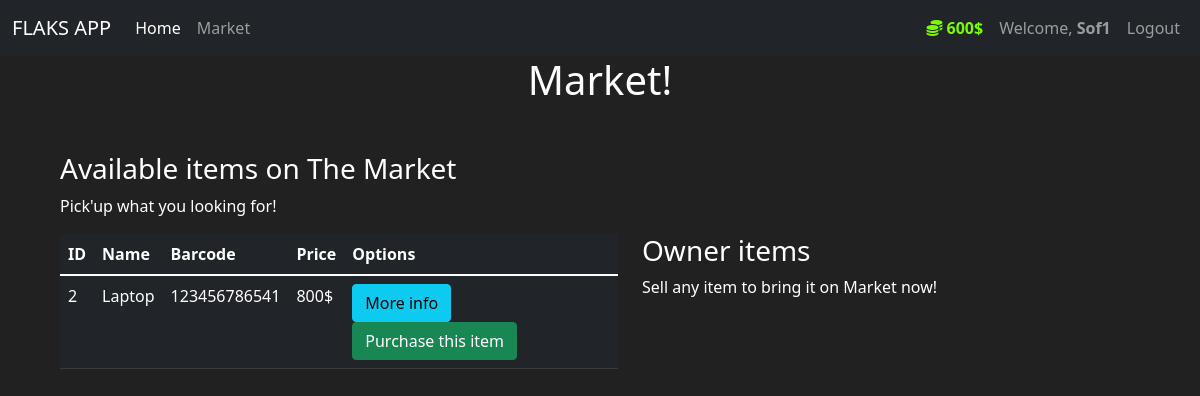
Before: /market (signed in) with the older database file.
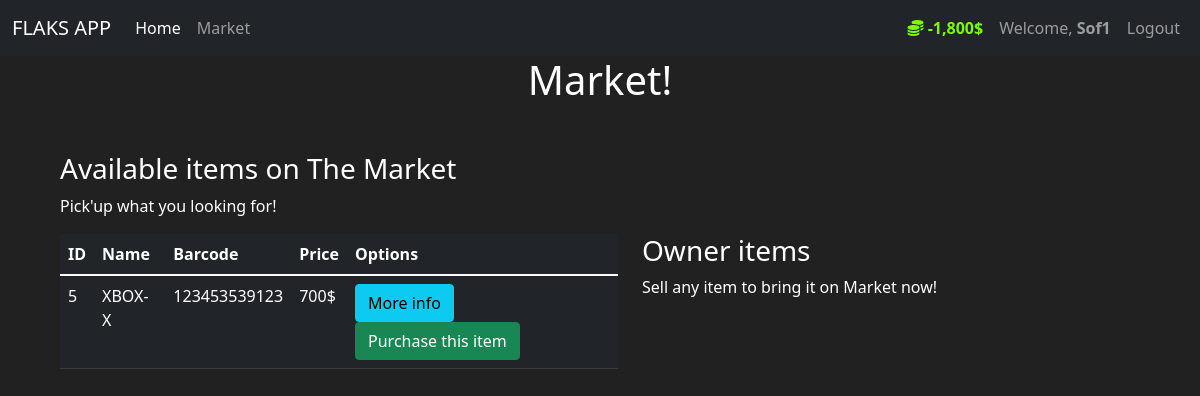
After: the same page with the newer database file.
### market/model.py (models this page shows, shortened)
class User(db.Model, UserMixin):
    id = db.Column(db.Integer(), primary_key=True)
    username = db.Column(db.String(length=30), nullable=False, unique=True)
    email = db.Column(db.String(length=50), nullable=False, unique=True)
    hash_password = db.Column(db.String(length=60), nullable=False)
    budget = db.Column(db.Integer(), nullable=False, default=1000)
    items = db.relationship('Item', backref='owner_user', lazy=True)# RELATIONSHIP TO CONNECT OTHER TABLE
    @property
    def prettier_budget(self):
        if len(str(self.budget)) >= 4:
            return f'{str(self.budget)[:-3]},{str(self.budget)[-3:]}$'
        else:
            return f'{self.budget}$'
    @property
    def password(self):
        return self.password

class Item(db.Model):
    id = db.Column(db.Integer(), primary_key=True)
    product = db.Column(db.String(length=30), nullable=False, unique=True)
    price = db.Column(db.Integer(), nullable=False)
    barcode = db.Column(db.String(length=12), nullable=False, unique=True)
    description = db.Column(db.String(length=1024), nullable=False, unique=True)
    owner = db.Column(db.Integer(), db.ForeignKey('user.id')) # FOREIGNKEY

### market/route.py (the view, shortened to what this page needs)
@app.route("/market", methods=['GET','POST']) # MARKET
@login_required # for require user to log before visted the page!
def market_page():
    purchase_form = BuyForm()
    if request.method == "GET":
        items = Item.query.filter_by(owner=None) # ALL ITEMS WITH NONE OWNER
    return render_template('market.html', items=items, purchase_form=purchase_form)

### market/model.py (called while the page is built)
@login_manager.user_loader
def load_user(user_id):
    return User.query.get(int(user_id))

### market/Templates/market.html (shortened to what this page needs)
{% extends 'layout.html' %}
{% block body %}
<h1 class="text-center">Market!</h1>
<div class="row ms-5 mt-5">
  <h3>Available items on The Market</h3>
  <p>Pick'up what you looking for!</p>
  <br>
  <div class="col-6">
    <table class="table table-hover table-dark">
      <thead>
        <tr>
          <th scop="col">ID</th>
          <th scop="col">Name</th>
          <th scop="col">Barcode</th>
          <th scop="col">Price</th>
          <th scop="col">Options</th>
        </tr>
        <tbody>
          {% for item in items %}
              <tr>
                <td>{{ item.id }}</td>
                <td>{{ item.product }}</td>
                <td>{{ item.barcode }}</td>
                <td>{{ item.price }}$</td>
                <td>
                  <button class="btn btn-outline btn-info" data-bs-toggle="modal" data-bs-target="#staticBackdrop-{{ item.id }}">More info</button>
                  <button class="btn btn-outline btn-success" data-bs-toggle="modal" data-bs-target="#staticBackdrop2-{{ item.id }}">Purchase this item</button>
                </td>
              </tr>
            {% endfor %}
          </tbody>
       </thead>
     </table>
    </div>
    <div class="col-4">
      <h3>Owner items</h3>
      <p>Sell any item to bring it on Market now!</p>
      <br>
    </div>
  </div>
{% endblock %}

### market/Templates/layout.html (shortened to what this page needs)
<!DOCTYPE html>
<html lang="en">
<head>
    <link href="https://cdn.jsdelivr.net/npm/bootstrap@5.1.3/dist/css/bootstrap.min.css" rel="stylesheet">
    <link rel="stylesheet" href="{{ url_for('static', filename='style.css')}}">
</head>
<body>
    <nav class="navbar navbar-expand-lg navbar-dark bg-dark">
        <div class="container-fluid">
          <a class="navbar-brand" href="#">FLAKS APP</a>
          <div class="collapse navbar-collapse d-flex justify-content-between" id="navbarNavAltMarkup">
            <div class="navbar-nav">
              <a class="nav-link active" href="{{ url_for('home_page') }}">Home</a>
              <a class="nav-link" href="{{ url_for('market_page') }}">Market</a>
            </div>
            {% if current_user.is_authenticated %}
              <div class="navbar-nav">
                <a class="nav-link" style="color: lawngreen; font-weight: bold">
                  <i class="fas fa-coins"></i>
                  {{ current_user.prettier_budget }}
                </a>
                <a class="nav-link">Welcome, <strong>{{ current_user.username }}</strong></a>
                <a class="nav-link" href="{{ url_for('logout_page') }}">Logout</a>
              </div>
            {% else %}
              <div class="navbar-nav">
                <a class="nav-link"  href="{{ url_for('register_page') }}">Register</a>
                <a class="nav-link" href="{{ url_for('login_page') }}">Login</a>
              </div>
            {% endif %}
          </div>
        </div>
      </nav>
      {% block body %}{% endblock %}
</body>
</html>

### market/Templates/layout.html (style rules this page uses)
body { background-color: #212121; color: #fff; }

Changed rows visible on the page:
no longer on this page (row edited): Item: id "2", product "Laptop", barcode "123456786541", price "800"
changed User "Sof1": prettier_budget "600$" → "-1,800$"
added Item: id "5", product "XBOX-X", barcode "123453539123", price "700"
